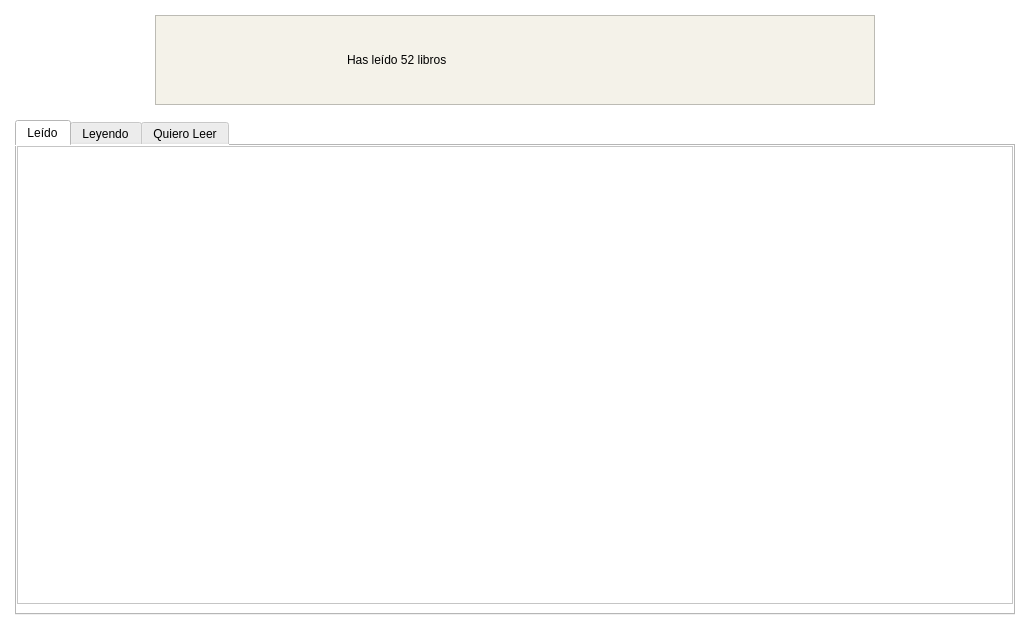
<?xml version="1.0" encoding="UTF-8"?>
<ui version="4.0">
 <class>Form</class>
 <widget class="QWidget" name="Form">
  <property name="geometry">
   <rect>
    <x>0</x>
    <y>0</y>
    <width>1030</width>
    <height>630</height>
   </rect>
  </property>
  <property name="windowTitle">
   <string>Form</string>
  </property>
  <property name="styleSheet">
   <string notr="true">background-color: rgb(255, 255, 255);</string>
  </property>
  <widget class="QFrame" name="topFrame">
   <property name="geometry">
    <rect>
     <x>155</x>
     <y>15</y>
     <width>720</width>
     <height>90</height>
    </rect>
   </property>
   <property name="styleSheet">
    <string notr="true">background-color: rgb(244, 242, 233);</string>
   </property>
   <property name="frameShape">
    <enum>QFrame::StyledPanel</enum>
   </property>
   <property name="frameShadow">
    <enum>QFrame::Raised</enum>
   </property>
   <widget class="QLabel" name="readIcon">
    <property name="geometry">
     <rect>
      <x>64</x>
      <y>13</y>
      <width>64</width>
      <height>64</height>
     </rect>
    </property>
    <property name="text">
     <string/>
    </property>
    <property name="pixmap">
     <pixmap>../assets/icons8-reading-64.png</pixmap>
    </property>
    <property name="scaledContents">
     <bool>true</bool>
    </property>
   </widget>
   <widget class="QLabel" name="booksReadLAbel">
    <property name="geometry">
     <rect>
      <x>192</x>
      <y>30</y>
      <width>464</width>
      <height>30</height>
     </rect>
    </property>
    <property name="styleSheet">
     <string notr="true">font: 600 20pt &quot;Ubuntu Sans&quot;;
color: rgb(0, 0, 0);</string>
    </property>
    <property name="text">
     <string>Has leído 52 libros</string>
    </property>
   </widget>
  </widget>
  <widget class="QTabWidget" name="userBookTab">
   <property name="geometry">
    <rect>
     <x>15</x>
     <y>120</y>
     <width>1000</width>
     <height>495</height>
    </rect>
   </property>
   <property name="styleSheet">
    <string notr="true">color: rgb(0, 0, 0);
font: 600 14pt &quot;Ubuntu Sans&quot;;</string>
   </property>
   <property name="currentIndex">
    <number>0</number>
   </property>
   <widget class="QWidget" name="readTab">
    <attribute name="title">
     <string>Leído</string>
    </attribute>
    <widget class="QScrollArea" name="scrollArea">
     <property name="geometry">
      <rect>
       <x>0</x>
       <y>0</y>
       <width>996</width>
       <height>458</height>
      </rect>
     </property>
     <property name="widgetResizable">
      <bool>true</bool>
     </property>
     <widget class="QWidget" name="scrollAreaWidgetContents_2">
      <property name="geometry">
       <rect>
        <x>0</x>
        <y>0</y>
        <width>994</width>
        <height>456</height>
       </rect>
      </property>
     </widget>
    </widget>
   </widget>
   <widget class="QWidget" name="readingTab">
    <attribute name="title">
     <string>Leyendo</string>
    </attribute>
   </widget>
   <widget class="QWidget" name="wantToReadTab">
    <attribute name="title">
     <string>Quiero Leer</string>
    </attribute>
   </widget>
  </widget>
 </widget>
 <resources/>
 <connections/>
</ui>
